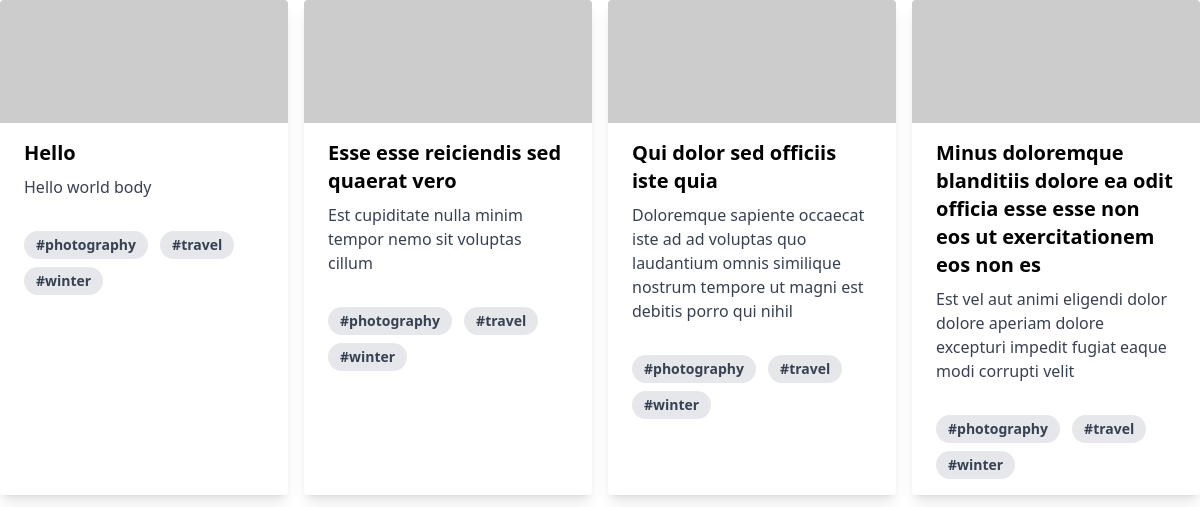
Before: / with the older database file.
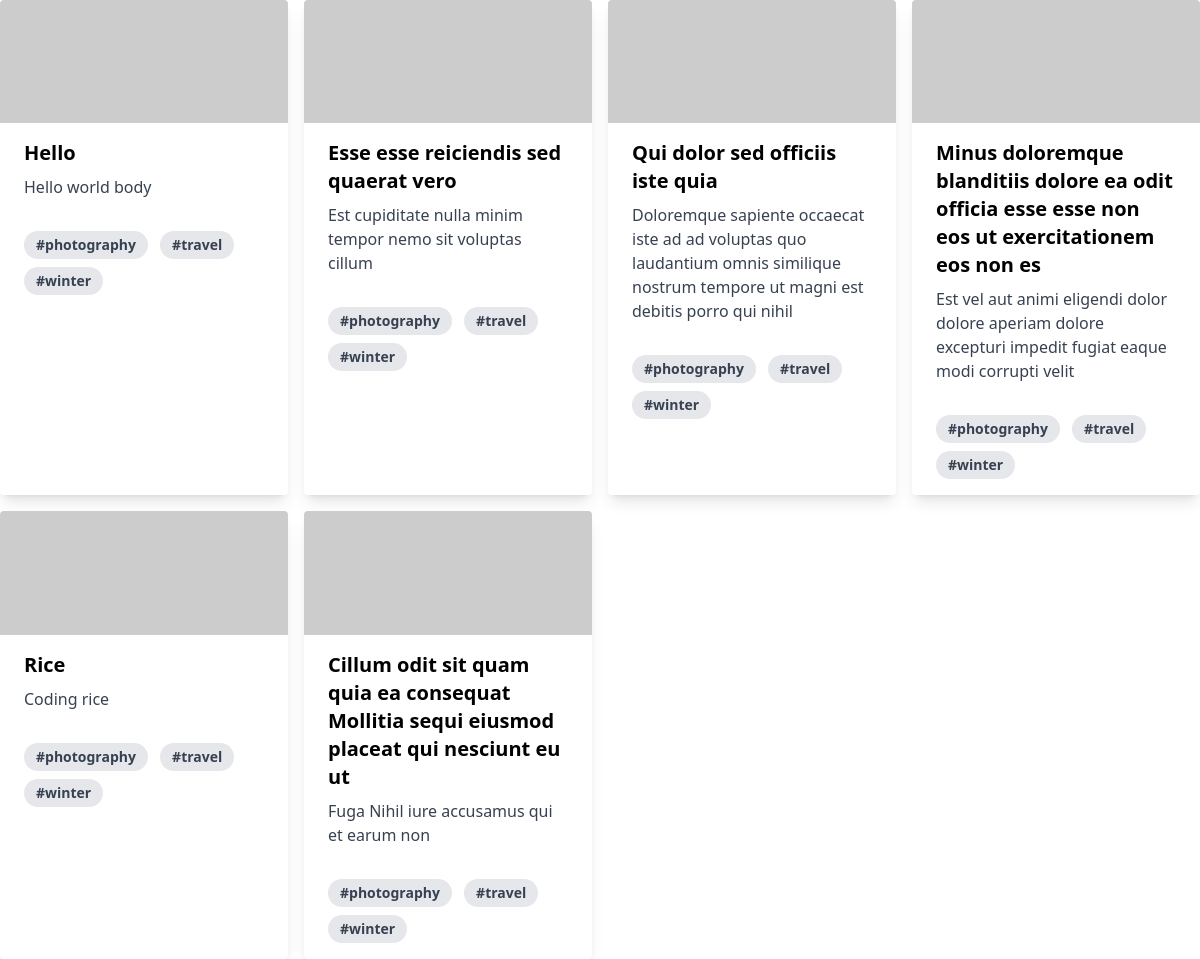
After: the same page with the newer database file.
### blog/models.py (models this page shows, shortened)
class Post(models.Model):
    title = models.CharField(max_length=100)
    body = models.CharField(max_length = 10000)

### blog/views.py (the view)
# urls.py: path('', views.index, name='home')
def index(request):
    template = loader.get_template('index.html')
    posts = Post.objects.all()
    context = {
        'posts': posts,
    }
    return HttpResponse(template.render(context, request))

### blog/templates/index.html (shortened to what this page needs)
{% load static tailwind_tags %}
<!DOCTYPE html>
<html lang="en">
	<head>
		{% tailwind_css %}
	</head>
	<body>
        <div class="grid lg:grid-cols-4 gap-4 md:grid-cols-3 sm:grid-cols-1">
        {% for post in posts %}
        <div class="max-w-sm rounded overflow-hidden shadow-lg">
            <img class="w-full" src="https://via.placeholder.com/350x150" alt="Sunset in the mountains">
            <div class="px-6 py-4">
              <div class="font-bold text-xl mb-2">{{ post.title }}</div>
              <p class="text-gray-700 text-base">
                {{ post.body }}
              </p>
            </div>
            <div class="px-6 pt-4 pb-2">
              <span class="inline-block bg-gray-200 rounded-full px-3 py-1 text-sm font-semibold text-gray-700 mr-2 mb-2">#photography</span>
              <span class="inline-block bg-gray-200 rounded-full px-3 py-1 text-sm font-semibold text-gray-700 mr-2 mb-2">#travel</span>
              <span class="inline-block bg-gray-200 rounded-full px-3 py-1 text-sm font-semibold text-gray-700 mr-2 mb-2">#winter</span>
            </div>
          </div>
        {% endfor %}
        </div>
	</body>
</html>

Changed rows visible on the page:
added Post: title "Rice", body "Coding rice"
added Post: title "Cillum odit sit quam quia ea consequat Mollitia sequi eiusmod placeat qui nesciunt eu ut", body "Fuga Nihil iure accusamus qui et earum non"
